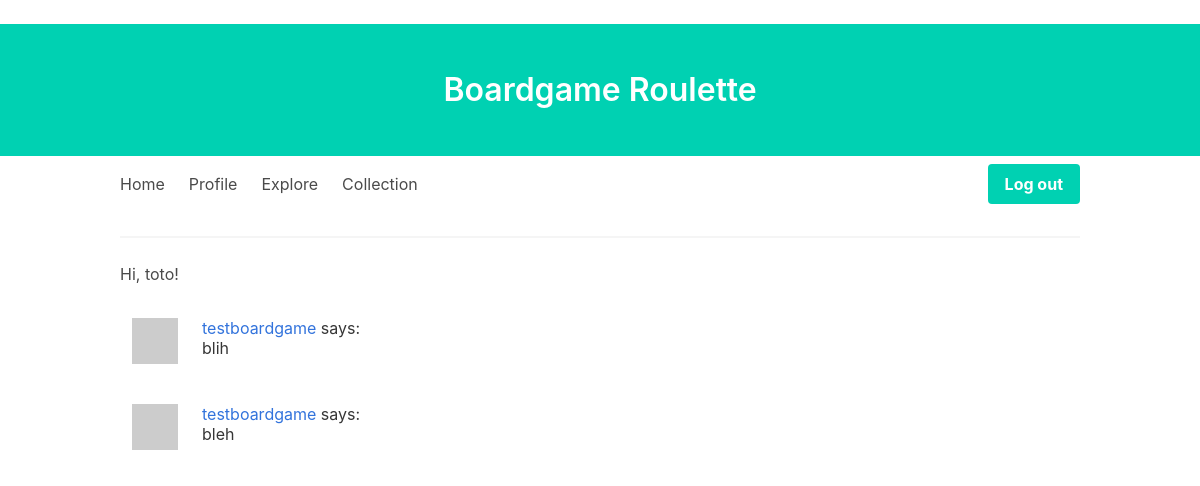
Screenshot of /explore (signed in) with the database file from the repository.
### app/models.py (models this page shows, shortened)
class User(UserMixin, db.Model):
    id = db.Column(db.Integer, primary_key=True)
    username = db.Column(db.String(64), index=True, unique=True)
    email = db.Column(db.String(120), index=True, unique=True)
    password_hash = db.Column(db.String(128))
    posts = db.relationship("Post", backref="author", lazy="dynamic")
    about_me = db.Column(db.String(140))
    last_seen = db.Column(db.DateTime, default=datetime.utcnow)
    followed = db.relationship(
        "User",
        secondary=followers,
        primaryjoin=(followers.c.follower_id == id),
        secondaryjoin=(followers.c.followed_id == id),
        backref=db.backref("followers", lazy="dynamic"),
        lazy="dynamic",
    )
    collection = db.relationship("Boardgame", secondary=boardgames, lazy="dynamic")
    def avatar(self, size):
        digest = md5(self.email.lower().encode("utf-8")).hexdigest()
        return "https://www.gravatar.com/avatar/{}?d=identicon&s={}".format(
            digest, size
        )

class Post(db.Model):
    id = db.Column(db.Integer, primary_key=True)
    body = db.Column(db.String(140))
    timestamp = db.Column(db.DateTime, index=True, default=datetime.utcnow)
    user_id = db.Column(db.Integer, db.ForeignKey("user.id"))

### app/user_views.py (the view)
@app.route("/explore")
@login_required
def explore():
    page = request.args.get("page", 1, type=int)
    posts = Post.query.order_by(Post.timestamp.desc()).paginate(
        page, app.config["POSTS_PER_PAGE"], False
    )
    next_url = url_for("explore", page=posts.next_num) if posts.has_next else None
    prev_url = url_for("explore", page=posts.prev_num) if posts.has_prev else None
    return render_template(
        "index.html",
        title="Explore",
        posts=posts.items,
        next_url=next_url,
        prev_url=prev_url,
    )

### app/models.py (called while the page is built)
@login.user_loader
def load_user(id):
    return User.query.get(int(id))

### app/user_views.py (called while the page is built)
@app.before_request
def before_request():
    if current_user.is_authenticated:
        current_user.last_seen = datetime.utcnow()
        db.session.commit()

### app/templates/index.html (shortened to what this page needs)
﻿{% extends "base.html" %}
{% block content %}
    <section >
    <div class="container is-centered">
<h1>Hi, {{ current_user.username }}!</h1>
    {% for post in posts %}
        {% include '_post.html' %}
    {% endfor %}
    </section>
{% endblock %}

### app/templates/_post.html
﻿ <section >
    <div class="container is-centered">
  <table class="table table-hover">
        <tr>
            <td width="70px">
                <a href="{{ url_for('user', username=post.author.username) }}">
                    <img src="{{ post.author.avatar(70) }}" />
                </a>
            </td>
            <td>
                <a href="{{ url_for('user', username=post.author.username) }}">
                    {{ post.author.username }}
                </a>
                says:
                <br>
                {{ post.body }}
            </td>
        </tr>
    </table>
    </div>
 </section>

### rows the page displays
User: username "toto"
Post: author.username "testboardgame", body "blih"
Post: author.username "testboardgame", body "bleh"
